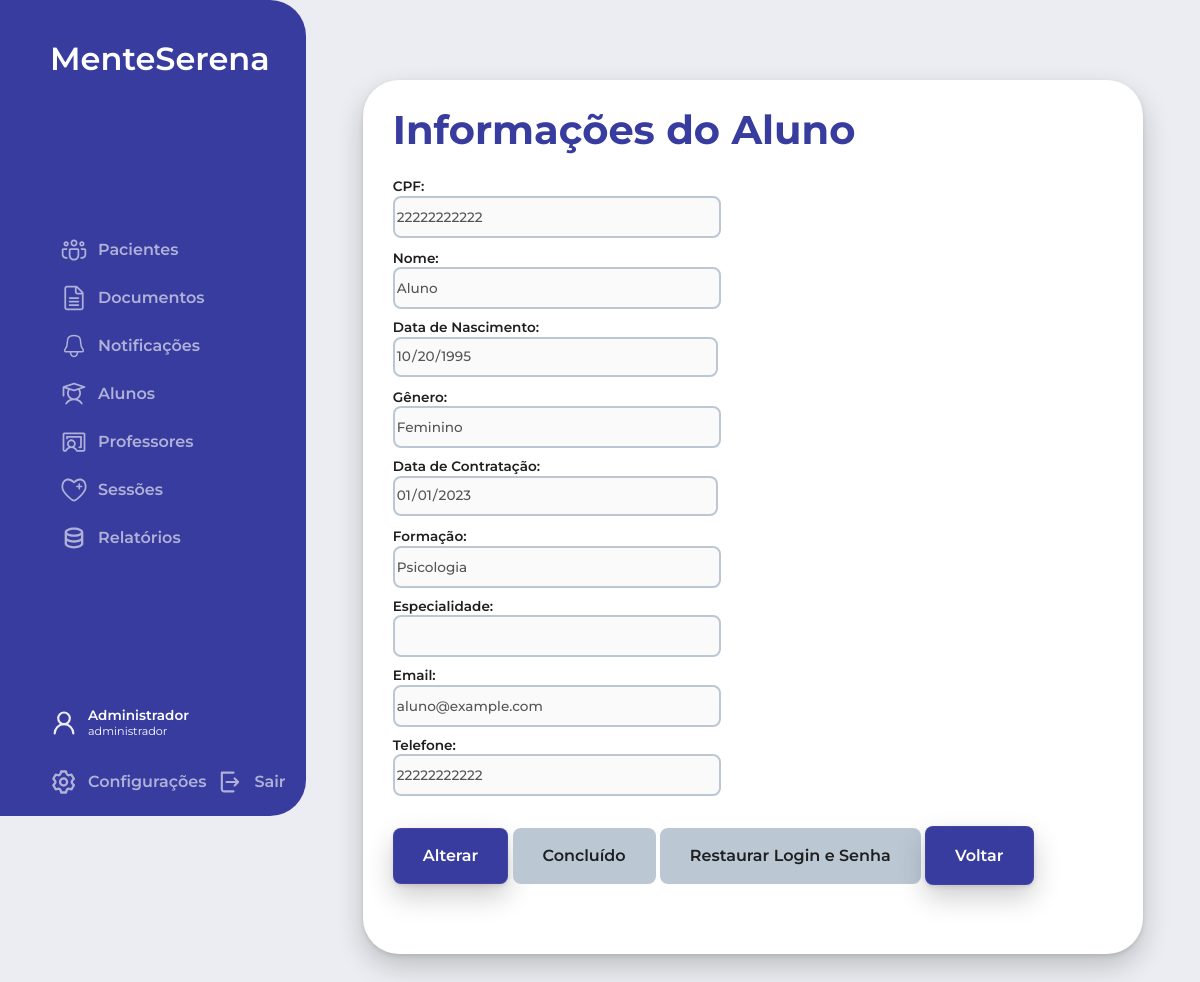
/php/acessarAlunos.php?id=3 (signed in), run on an earlier commit of the app's database.
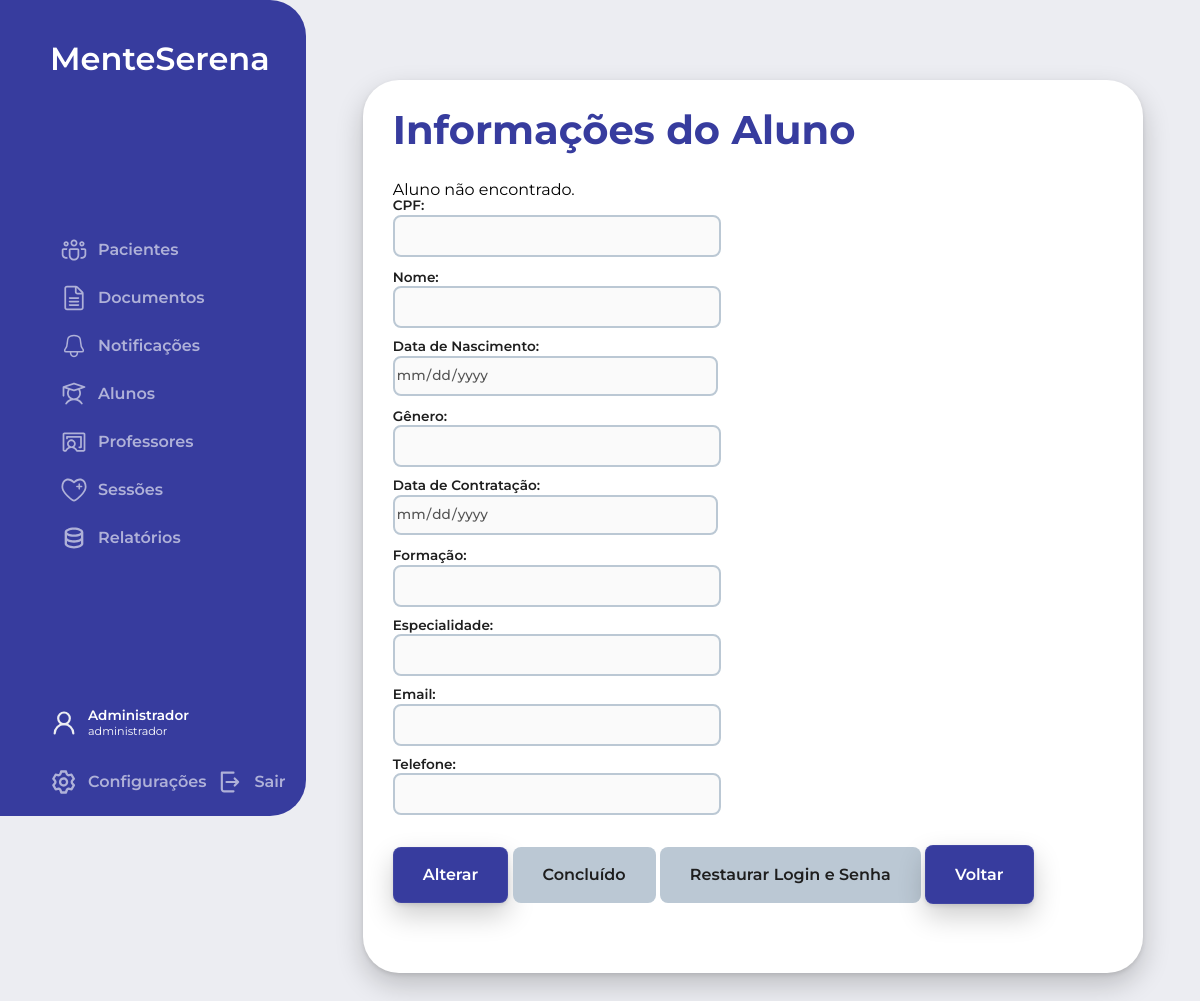
And on a later commit of the database.
### tables this page shows
CREATE TABLE Usuarios (
    id_usuario INT AUTO_INCREMENT PRIMARY KEY,
    cpf VARCHAR(11) NOT NULL,
    nome VARCHAR(50) NOT NULL,
    data_nascimento DATE NOT NULL,
    genero ENUM('Masculino', 'Feminino', 'Outro') NOT NULL,
    data_contratacao DATE NOT NULL,
    formacao VARCHAR(50) NOT NULL,
    tipo_usuario ENUM('aluno', 'professor', 'administrador') NOT NULL,
    especialidade VARCHAR(20),
    email VARCHAR(50) NOT NULL,
    telefone VARCHAR(11) NOT NULL,
    login VARCHAR(20) NOT NULL,
    senha VARCHAR(255) NOT NULL,
    ativo BOOLEAN NOT NULL
);

### php/acessarAlunos.php (the view, shortened to what this page needs)
<?php
include('../config.php');
$idAluno = isset($_GET['id']) ? $_GET['id'] : '';
$erro_acesso = '';
$sucesso_acesso = '';
$queryAluno = "SELECT * FROM Usuarios WHERE id_usuario = ? AND tipo_usuario = 'aluno'";
$stmtAluno = mysqli_prepare($conn, $queryAluno);
mysqli_stmt_bind_param($stmtAluno, "i", $idAluno);
mysqli_stmt_execute($stmtAluno);
$resultAluno = mysqli_stmt_get_result($stmtAluno);
$aluno = mysqli_fetch_assoc($resultAluno);
if (!$aluno) {
    $erro_acesso = "Aluno não encontrado.";
}
?>
<!DOCTYPE html>
<html lang="pt-br">
<head>
  <link rel="stylesheet" href="../estilo.css">
  <link rel="stylesheet" href="../css/sidebar.css">
  <link rel="stylesheet" href="../css/mainContent.css">
</head>
<body>
  <div class="body_section">
    <?php include('sidebar.php'); ?>
    <main>
      <div class="main_title"><h2>Informações do Aluno</h2></div>
      <div class="content">
        <?php if (!empty($erro_acesso)): ?>
          <div class="error"><?php echo $erro_acesso; ?></div>
        <?php elseif (!empty($sucesso_acesso)): ?>
          <div class="success"><?php echo $sucesso_acesso; ?></div>
        <?php endif; ?>
        <form class="main_form" action="acessarAlunos.php?id=<?php echo $idAluno; ?>" method="post">
          <div class="form_group">
            <div class="form_input">
              <label for="cpf">CPF:</label>
              <input type="text" name="cpf" id="cpf" value="<?php echo $aluno['cpf']; ?>" disabled>
            </div>
            <div class="form_input">
              <label for="nome">Nome:</label>
              <input type="text" name="nome" id="nome" value="<?php echo $aluno['nome']; ?>" disabled>
            </div>
            <div class="form_input">
              <label for="data_nascimento">Data de Nascimento:</label>
              <input type="date" name="data_nascimento" id="data_nascimento" value="<?php echo $aluno['data_nascimento']; ?>" disabled>
            </div>
            <div class="form_input">
              <label for="genero">Gênero:</label>
              <input type="text" name="genero" id="genero" value="<?php echo $aluno['genero']; ?>" disabled>
            </div>
            <div class="form_input">
              <label for="data_contratacao">Data de Contratação:</label>
              <input type="date" name="data_contratacao" id="data_contratacao" value="<?php echo $aluno['data_contratacao']; ?>" disabled>
            </div>
            <div class="form_input">
              <label for="formacao">Formação:</label>
              <input type="text" name="formacao" id="formacao" value="<?php echo $aluno['formacao']; ?>" disabled>
            </div>
            <div class="form_input">
              <label for="especialidade">Especialidade:</label>
              <input type="text" name="especialidade" id="especialidade" value="<?php echo $aluno['especialidade']; ?>" disabled>
            </div>
            <div class="form_input">
              <label for="email">Email:</label>
              <input type="email" name="email" id="email" value="<?php echo $aluno['email']; ?>" disabled>
            </div>
            <div class="form_input">
              <label for="telefone">Telefone:</label>
              <input type="text" name="telefone" id="telefone" value="<?php echo $aluno['telefone']; ?>" disabled>
            </div>
          </div>
          <div class="form_group full_width">
            <button type="button" id="alterarBtn" class="botao_azul text_button">Alterar</button>
            <button type="submit" id="concluidoBtn" class="botao_azul text_button" name="botao" value="Concluído" disabled>Concluído</button>
            <button type="submit" id="restaurarLoginBtn" class="botao_azul text_button" name="botao" value="Restaurar Login e Senha" disabled>Restaurar Login e Senha</button>
            <a href="mainContent.php?tipo=alunos" class="botao_azul text_button">Voltar</a>
          </div>
        </form>
      </div>
    </main>
  </div>
</body>
</html>

What changed in the data, as far as the page shows it:
no longer on this page (row edited): usuarios: cpf "22222222222", nome "Aluno", data_nascimento "10/20/1995", genero "Feminino", data_contratacao "01/01/2023", formacao "Psicologia", email "aluno@example.com", telefone "22222222222"
Also different on the page:
$erro_acesso: (not shown) → "Aluno não encontrado."
